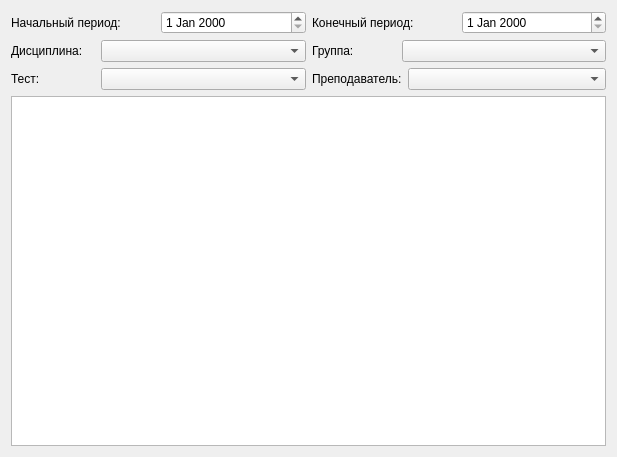
<?xml version="1.0" encoding="UTF-8"?>
<ui version="4.0">
 <class>main_statistics</class>
 <widget class="QWidget" name="main_statistics">
  <property name="geometry">
   <rect>
    <x>0</x>
    <y>0</y>
    <width>617</width>
    <height>457</height>
   </rect>
  </property>
  <property name="windowTitle">
   <string>Form</string>
  </property>
  <layout class="QHBoxLayout" name="horizontalLayout_8">
   <item>
    <layout class="QVBoxLayout" name="verticalLayout">
     <item>
      <layout class="QHBoxLayout" name="horizontalLayout_5">
       <item>
        <widget class="QLabel" name="label">
         <property name="text">
          <string>Начальный период:</string>
         </property>
        </widget>
       </item>
       <item>
        <widget class="QDateEdit" name="date1"/>
       </item>
       <item>
        <widget class="QLabel" name="label_2">
         <property name="text">
          <string>Конечный период:</string>
         </property>
        </widget>
       </item>
       <item>
        <widget class="QDateEdit" name="date2"/>
       </item>
      </layout>
     </item>
     <item>
      <layout class="QHBoxLayout" name="horizontalLayout_6">
       <item>
        <layout class="QHBoxLayout" name="horizontalLayout">
         <item>
          <widget class="QLabel" name="label_3">
           <property name="minimumSize">
            <size>
             <width>84</width>
             <height>0</height>
            </size>
           </property>
           <property name="text">
            <string>Дисциплина:</string>
           </property>
          </widget>
         </item>
         <item>
          <widget class="QComboBox" name="comboSubject">
           <property name="sizePolicy">
            <sizepolicy hsizetype="MinimumExpanding" vsizetype="Maximum">
             <horstretch>0</horstretch>
             <verstretch>0</verstretch>
            </sizepolicy>
           </property>
          </widget>
         </item>
        </layout>
       </item>
       <item>
        <layout class="QHBoxLayout" name="horizontalLayout_3">
         <item>
          <widget class="QLabel" name="label_5">
           <property name="minimumSize">
            <size>
             <width>84</width>
             <height>0</height>
            </size>
           </property>
           <property name="text">
            <string>Группа:</string>
           </property>
          </widget>
         </item>
         <item>
          <widget class="QComboBox" name="comboGroup">
           <property name="sizePolicy">
            <sizepolicy hsizetype="MinimumExpanding" vsizetype="Maximum">
             <horstretch>0</horstretch>
             <verstretch>0</verstretch>
            </sizepolicy>
           </property>
          </widget>
         </item>
        </layout>
       </item>
      </layout>
     </item>
     <item>
      <layout class="QHBoxLayout" name="horizontalLayout_7">
       <item>
        <layout class="QHBoxLayout" name="horizontalLayout_2">
         <item>
          <widget class="QLabel" name="label_4">
           <property name="minimumSize">
            <size>
             <width>84</width>
             <height>0</height>
            </size>
           </property>
           <property name="text">
            <string>Тест:</string>
           </property>
          </widget>
         </item>
         <item>
          <widget class="QComboBox" name="comboTest">
           <property name="sizePolicy">
            <sizepolicy hsizetype="MinimumExpanding" vsizetype="Maximum">
             <horstretch>0</horstretch>
             <verstretch>0</verstretch>
            </sizepolicy>
           </property>
          </widget>
         </item>
        </layout>
       </item>
       <item>
        <layout class="QHBoxLayout" name="horizontalLayout_4">
         <item>
          <widget class="QLabel" name="label_6">
           <property name="text">
            <string>Преподаватель:</string>
           </property>
          </widget>
         </item>
         <item>
          <widget class="QComboBox" name="comboPrepod">
           <property name="sizePolicy">
            <sizepolicy hsizetype="MinimumExpanding" vsizetype="Maximum">
             <horstretch>0</horstretch>
             <verstretch>0</verstretch>
            </sizepolicy>
           </property>
          </widget>
         </item>
        </layout>
       </item>
      </layout>
     </item>
     <item>
      <widget class="table" name="tableStat"/>
     </item>
    </layout>
   </item>
  </layout>
 </widget>
 <customwidgets>
  <customwidget>
   <class>table</class>
   <extends>QTableWidget</extends>
   <header>Widgets/table.h</header>
  </customwidget>
 </customwidgets>
 <resources/>
 <connections/>
</ui>
